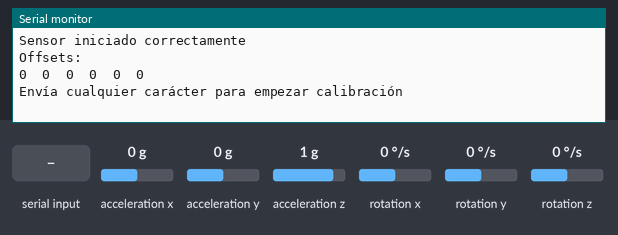
Recording of a sketch running on a simulated Arduino Uno, built with avr-gcc and run on an emulated ATmega328P. On the bench: the last lines printed to the serial monitor. The test bench sets the inputs (shaded band); at power-on: acceleration x 0 g, acceleration y 0 g, acceleration z 1 g, rotation x 0 °/s, rotation y 0 °/s, rotation z 0 °/s.

Above: at 0.9 s.
1.0 s: "d" received over Serial
At 1.26 s:
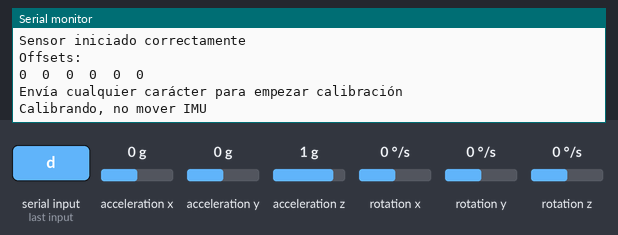
2.9 s: acceleration x set to -1.4 g
At 3.24 s:
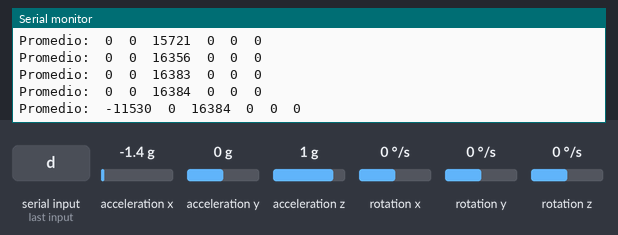
4.4 s: acceleration y set to -1.4 g
At 4.43 s:
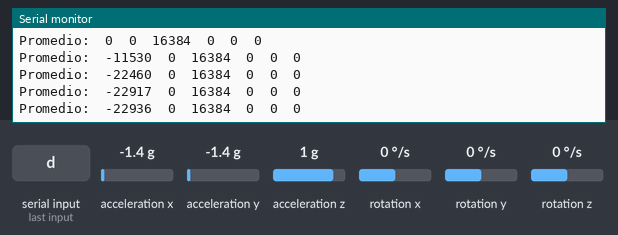
5.9 s: acceleration z set to -1.4 g
At 6.02 s:
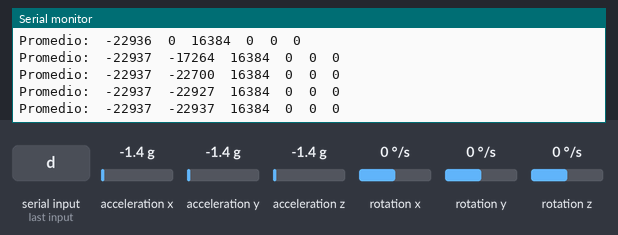
7.4 s: rotation x set to -192 °/s
At 7.61 s:
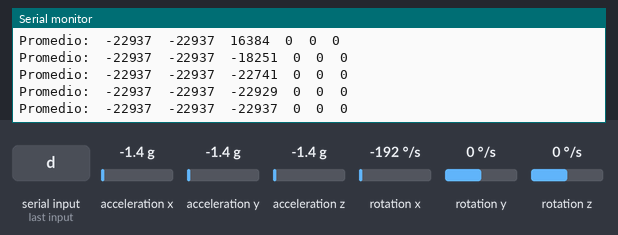
8.9 s: rotation y set to -192 °/s
At 9.2 s:
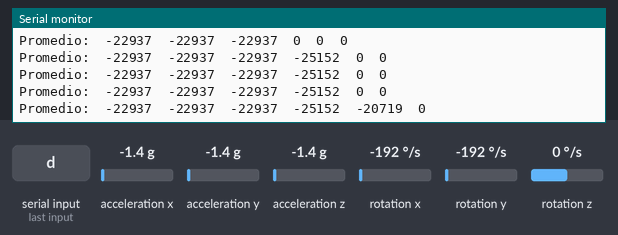
Timing chart, 0 to 11.4 s (numbered marks = the images above; inputs shaded):
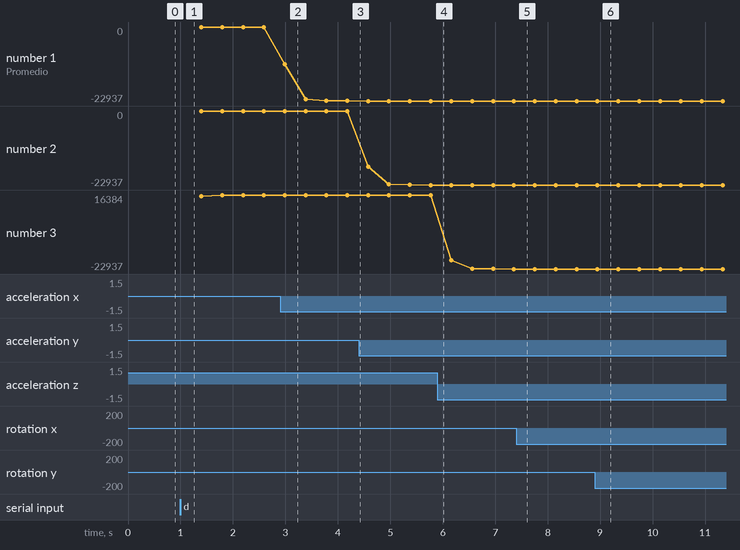

Measured:
- after the input at 1.0 s, the serial monitor: prints a new line at once (image 1)
- after the input at 2.9 s, the serial monitor: prints a new line after 0.09 s (image 2)
- after the input at 8.9 s, the serial monitor: prints a new line after 0.05 s (image 6)
- plotted number 1: 0 → -22936 after the input at 2.9 s

The sketch:

calibracion.ino
```cpp
#include "I2Cdev.h"
#include "MPU6050.h"
#include "Wire.h"

MPU6050 sensor;

// RAW
int16_t ax, ay, az;
int16_t gx, gy, gz;

// Filtro pasa bajos
long f_ax = 0, f_ay = 0, f_az = 0;
int p_ax = 0, p_ay = 0, p_az = 0;

long f_gx = 0, f_gy = 0, f_gz = 0;
int p_gx = 0, p_gy = 0, p_gz = 0;

int counter = 0;

// Offsets
int ax_o, ay_o, az_o;
int gx_o, gy_o, gz_o;

void setup() {
  Serial.begin(57600);
  Wire.begin();

  sensor.initialize();

  if (sensor.testConnection())
    Serial.println("Sensor iniciado correctamente");
  else
    Serial.println("Error al iniciar el sensor");

  // Leer offsets actuales
  ax_o = sensor.getXAccelOffset();
  ay_o = sensor.getYAccelOffset();
  az_o = sensor.getZAccelOffset();

  gx_o = sensor.getXGyroOffset();
  gy_o = sensor.getYGyroOffset();
  gz_o = sensor.getZGyroOffset();

  Serial.println("Offsets:");
  Serial.print(ax_o); Serial.print("\t");
  Serial.print(ay_o); Serial.print("\t");
  Serial.print(az_o); Serial.print("\t");
  Serial.print(gx_o); Serial.print("\t");
  Serial.print(gy_o); Serial.print("\t");
  Serial.println(gz_o);

  Serial.println("Envía cualquier carácter para empezar calibración");

  while (!Serial.available()) {}
  Serial.println("Calibrando, no mover IMU");
}

void loop() {

  sensor.getAcceleration(&ax, &ay, &az);
  sensor.getRotation(&gx, &gy, &gz);

  // Filtro pasa bajos acelerómetro
  f_ax = f_ax - (f_ax >> 5) + ax;
  p_ax = f_ax >> 5;

  f_ay = f_ay - (f_ay >> 5) + ay;
  p_ay = f_ay >> 5;

  f_az = f_az - (f_az >> 5) + az;
  p_az = f_az >> 5;

  // Filtro giroscopio
  f_gx = f_gx - (f_gx >> 3) + gx;
  p_gx = f_gx >> 3;

  f_gy = f_gy - (f_gy >> 3) + gy;
  p_gy = f_gy >> 3;

  f_gz = f_gz - (f_gz >> 3) + gz;
  p_gz = f_gz >> 3;

  // Cada 100 muestras
  if (counter == 100) {

    Serial.print("Promedio:\t");
    Serial.print(p_ax); Serial.print("\t");
    Serial.print(p_ay); Serial.print("\t");
    Serial.print(p_az); Serial.print("\t");
    Serial.print(p_gx); Serial.print("\t");
    Serial.print(p_gy); Serial.print("\t");
    Serial.println(p_gz);

    // Calibración acelerómetro
    if (p_ax > 0) ax_o--;
    else ax_o++;

    if (p_ay > 0) ay_o--;
    else ay_o++;

    if (p_az - 16384 > 0) az_o--;
    else az_o++;

    sensor.setXAccelOffset(ax_o);
    sensor.setYAccelOffset(ay_o);
    sensor.setZAccelOffset(az_o);

    // Calibración giroscopio
    if (p_gx > 0) gx_o--;
    else gx_o++;

    if (p_gy > 0) gy_o--;
    else gy_o++;

    if (p_gz > 0) gz_o--;
    else gz_o++;

    sensor.setXGyroOffset(gx_o);
    sensor.setYGyroOffset(gy_o);
    sensor.setZGyroOffset(gz_o);

    counter = 0;
  }

  counter++;
}
```
